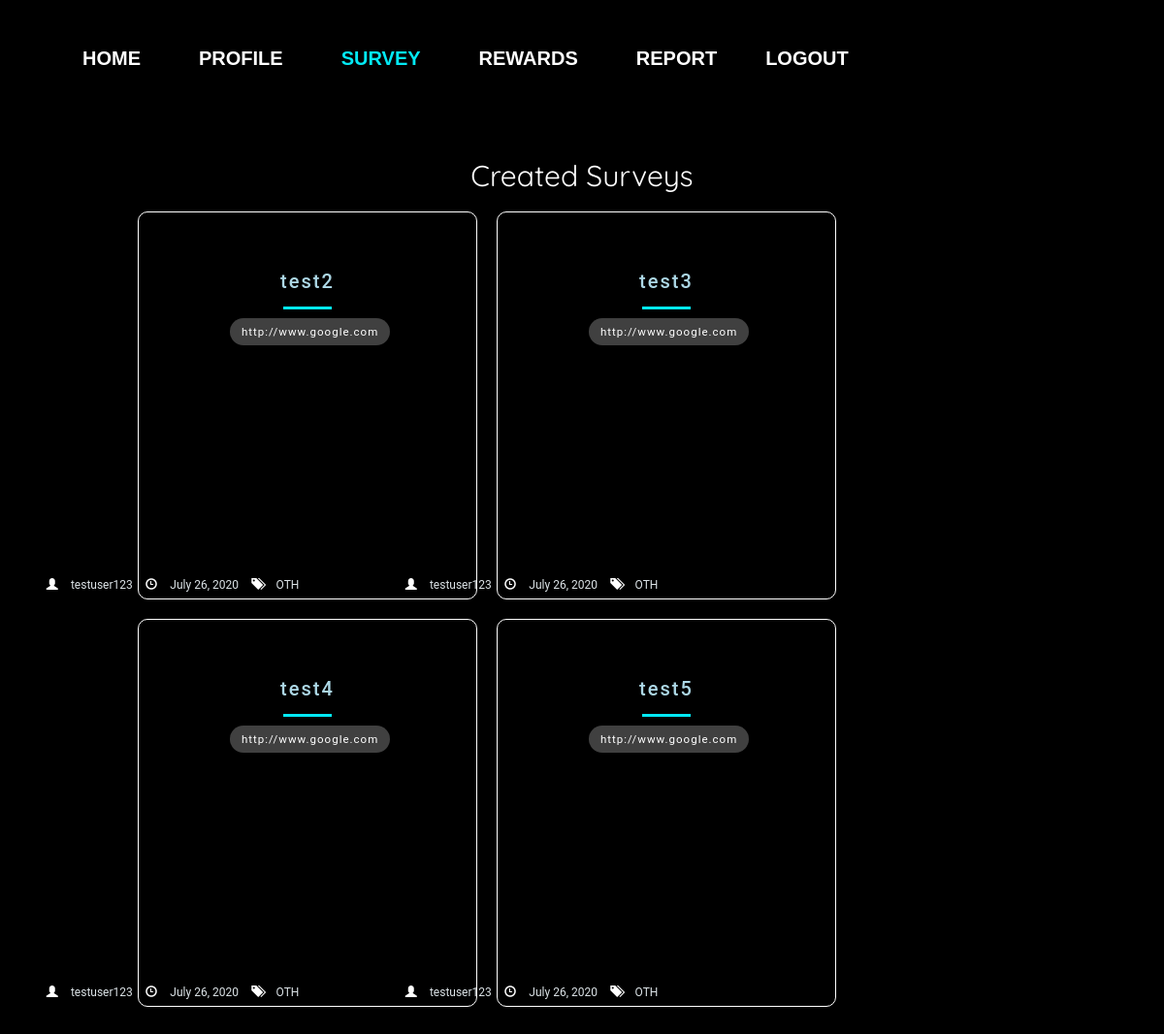
The page /tracksurvey/ (signed in) on the database its author committed.
### survey/models.py (models this page shows, shortened)
class UploadSurvey(models.Model):
    user = models.ForeignKey(to=User, null=True, on_delete=models.SET_NULL,blank=True)
    uploadDate = models.DateField(default=timezone.now)
    surveytitle = models.CharField('Survey Title', max_length=100)
    surveylink = models.URLField('Survey Link', max_length=200)
    surveydescription = models.CharField('Survey Description',
        max_length=5000,
        help_text="Include your survey dscription here!")
    surveycategory_choices = [
    ('EDN','Education'),
    ('HTC','Healthcare'),
    ('LFS','Lifestyle'),
    ('NUS','NUS-Related'),
    ('OTH','Others')]
    surveycategory = models.CharField('Survey Category',choices=surveycategory_choices, max_length=100, default='OTH')
    gender_filter=models.ManyToManyField(GenderFilter,blank=True)
    singaporean_filter=models.ManyToManyField(SingaporeanFilter, blank=True)
    faculty_filter=models.ManyToManyField(FacultyFilter,blank=True)
    year_filter=models.ManyToManyField(YearFilter,blank=True)
    residential_filter=models.ManyToManyField(ResidentialFilter, blank=True)

### survey/views.py (the view)
# urls.py: path('tracksurvey/', survey_views.tracksurvey_view , name='tracksurvey'),
@login_required
def tracksurvey_view(request):
    context = {
        'displayedsurveys': UploadSurvey.objects.filter(user=request.user)
    }
    return render(request, 'survey/tracksurvey.html', context)

### survey/templates/survey/tracksurvey.html (shortened to what this page needs)
{% extends "survey/base.html" %}
{% load static %}
{% block css %}
<link rel="stylesheet" type="text/css" href="{% static 'survey/tracksurvey.css'%}">
{% endblock %}
{% block navbar %}
<div class="nav_box">
<header class="navbarheader">
<div class=nav>
  <ul class=navbarlist>
    <a href="{% url 'survey:dashboard' %}" role="button">Home</a>
    <a href="{% url 'accounts:profile' %}" role="button">Profile</a>
    <a href="{% url 'survey:survey' %}" role="button" class="active">Survey</a>
    <a href="{% url 'survey:shoprewards' %}" role="button" >Rewards</a>
    <a href="{% url 'survey:report' %}" role="button">Report</a>
    <a href="{% url 'logout' %}" id="logout">Logout</a>
  </ul>
</div>
</header>
</div>
{% endblock %}
{% block body_block %}
{% load widget_tweaks %}
<div class="main">
    <h1> Created Surveys </h1>
    <ul class="cards">
        {% for survey in displayedsurveys %}
        <li class="cards_item">
        <div class="blog-card">
            <div class="title-content">
              <h3>
                <a href="{% url 'survey:tracksurvey-detail' survey.id %}" style="color:lightblue"> {{survey.surveytitle}} </a>
            </h3>
              <hr />
              <div class="intro">
                <a href="{{survey.surveylink}}" class="surveylinkbutton"> {{survey.surveylink}} </a>
              </div>
            </div>
            <div>
              <ul class="utility-list">
                <span class="glyphicon glyphicon-user" aria-hidden="true" style="color:white"> </span>
                <li class="user">{{survey.user}}</li>
                <span class="glyphicon glyphicon-time" aria-hidden="true" style="color:white"> </span>
                <li class="date">{{survey.uploadDate}}</li>
                <span class="glyphicon glyphicon-tags" aria-hidden="true" style="color:white"> </span>
                <li class="tags">{{survey.surveycategory}}</li>
              </ul>
            </div>
            <div class="color-overlay"></div>
          </div>
      </li>
      {% endfor %}
    </ul>
</div>
{% endblock %}

### survey/static/survey/base.css (style rules this page uses)
html { height: 100%; }
body { background: #000000; margin: auto; font-family: "Trebuchet MS", monospace; }
div { padding:5px; }

### survey/static/survey/nav.css (style rules this page uses)
.navbarheader { color: white; display: flex; align-items: center; justify-content: center; overflow: hidden; display: flex; align-items: center; justify-content: center; flex-direction: row; height:100px; position:fixed; }
.navbarlist { display: flex; list-style-type: none; }
.navbarlist a { margin: 10px 30px; position: relative; color: white; font-family: 'Oswald', sans-serif; font-size: 20px; font-weight: bold; text-transform: uppercase; text-decoration: none; }
.navbarlist a:before { position: absolute; bottom: -2px; content: ''; width: 100%; height: 3px; background: #03e9f4; transform: translateX(-100%); opacity: 0; }
.navbarlist .active { color: #03e9f4; }
#logout { margin-left: 20px; }

### survey/static/survey/tracksurvey.css (style rules this page uses)
html { background: black; }
body { color: white; font-family: 'Quicksand', serif; font-style: normal; font-weight: 400; letter-spacing: 0; padding: 1rem; }
.main { max-width: 1600px; margin: 0px auto; }
h1 { font-size: 30px; font-weight: 400; text-align: center; }
.cards { display: flex; flex-wrap: wrap; list-style: none; padding: 10%; margin-top: -10%; }
.cards_item { display: flex; padding: 1rem; }
.blog-card { border: 1px solid white; width: 350px; height: 400px; overflow: hidden; border-radius: 10px; box-shadow: 3px 3px 20px rgba(0, 0, 0, .5); text-align: center; }
.blog-card .color-overlay { border-color: white; width: 350px; height: 1000px; transition: background-color 0.3s cubic-bezier(0.33, 0.66, 0.66, 1); margin-top: -500px; margin-left: -5px }
.title-content { text-align: center; width: 100%; margin: 30px 0 0 0; line-height: 10px; }
h3 { font-size: 20px; font-weight: 500; letter-spacing: 2px; color: #9cc9e3; font-family: 'Roboto', sans-serif; margin-bottom: 10px; }
hr { width: 50px; height: 3px; margin: 15px auto; border: 0; background: #03e9f4; }
.intro { width: 170px; margin: 0 auto; color: #dce3e7; font-family: 'Roboto', sans-serif; font-size: 13px; line-height: 5px; }
.utility-list { list-style-type: none; padding: 0; width: 100%; position: absolute; margin-left: -570px; margin-top: 230px; font-size:12px; }
.utility-list li { margin: 5px -10px 5px 0; padding: 0 20px 0 30px; display: inline-block; color: #dce3e7; font-family: 'Roboto', sans-serif; }
.utility-list li.user { margin-left:-20px; }
.utility-list li.date { margin-left:-20px; }
.utility-list li.tags { margin-left:-20px; }
.surveylinkbutton { color: white; font-size: 1.15rem; width: 100%; padding: .5rem 1rem; border: 2px solid transparent; outline: none; border-radius: 1.5rem; background-color: rgba(255, 255, 255, 0.25); letter-spacing: 1px; }

### rows shown on the page
UploadSurvey: surveytitle "test2", surveylink "http://www.google.com", user "testuser123", uploadDate "July 26, 2020", surveycategory "OTH"
UploadSurvey: surveytitle "test3", surveylink "http://www.google.com", user "testuser123", uploadDate "July 26, 2020", surveycategory "OTH"
UploadSurvey: surveytitle "test4", surveylink "http://www.google.com", user "testuser123", uploadDate "July 26, 2020", surveycategory "OTH"
UploadSurvey: surveytitle "test5", surveylink "http://www.google.com", user "testuser123", uploadDate "July 26, 2020", surveycategory "OTH"
